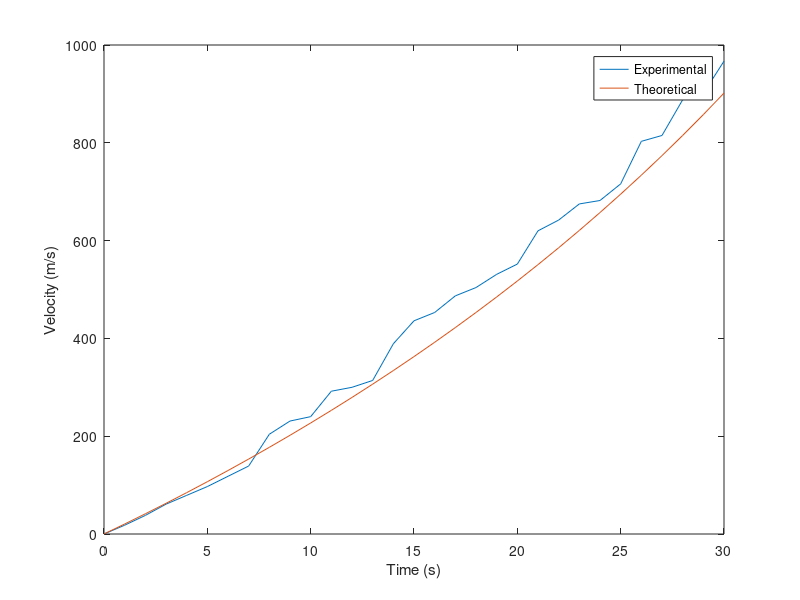

Recreate this plot in MATLAB. (Note: this script raises an error after producing the figure.)
% Question 1
% B
clear;clc;
t=0:30;
v_exp=[0 18 38 61 79 97 118 139 204 231 240 292 300 314 389 436 453 487 504 531 552 620 642 675 682 716 803 815 888 901 967];
v_t=2000.*log((14*10^4)./(14*10^4-2100.*t))-9.8*t;
%Plot
plot(t,v_exp);
hold on;
plot(t,v_t);
hold off;
xlabel("Time (s)");
ylabel("Velocity (m/s)")
legend("Experimental", "Theoretical");

%RMS
rms=sqrt(sum((abs(v_t-v_exp).^2))/numel(v_t));
disp("RMS is "+rms);

% C
deno=2*(t(2)-t(1));
acc=zeros(30,1);
acc(1)=(-3*v_exp(1)+4*v_exp(2)-v_exp(3))/deno;
for i=2:29
    acc(i)=(v_exp(i+1)-v_exp(i-1))/deno;
end
% 
acc(30)=(3*v_exp(30)-4*v_exp(29)+v_exp(28))/deno;

%D

a=0;
b=66.67;
for i=1:1000
    mid=(a+b)/2;
    if(abs(f(mid))<0.001) 
        break;
    end
    if(f(mid)>0) 
        b=mid;
    elseif f(mid<0) 
        a=mid;
    end
end

disp("Value of time at which escape velocity is reached: "+mid);
function v=f(t)
    v=2000*log((14*10^4)/(14*10^4-2100*t))-9.8*t-11200;
end





























% Vidish 22112113